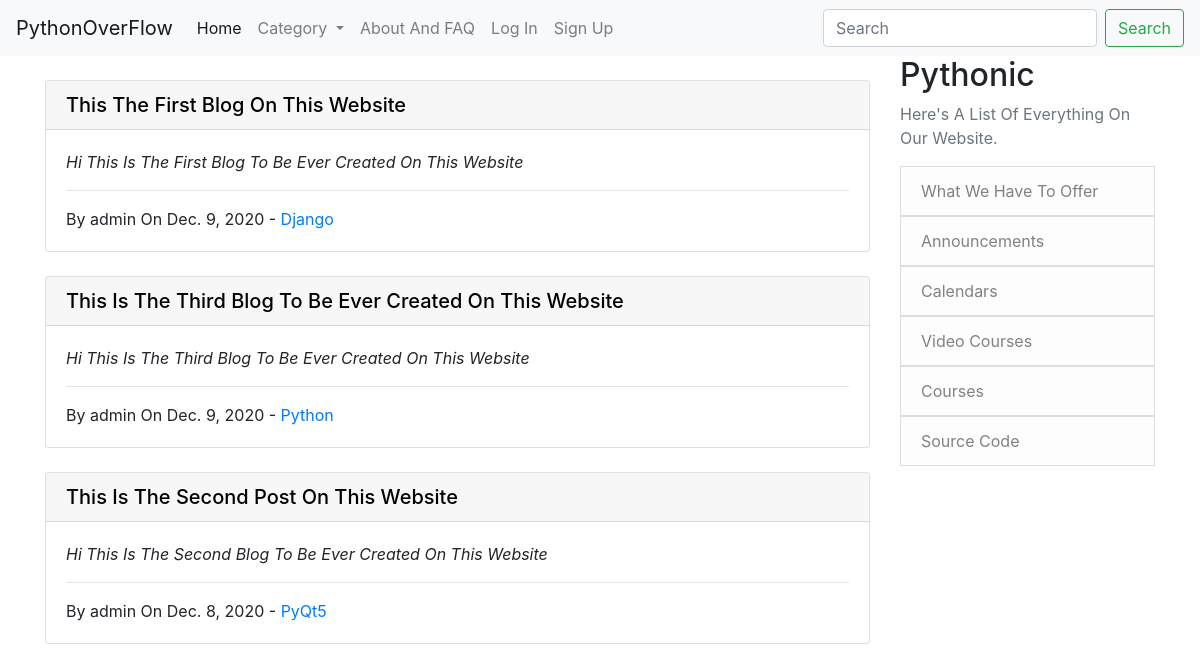
The page / on the database its author committed.
### App/models.py (models this page shows, shortened)
class Post(models.Model):
    title = models.CharField(max_length=120)
    author = models.ForeignKey(User, on_delete=models.CASCADE)
    context = RichTextField(blank=True, null=True)
    date_created = models.DateField(auto_now=True)
    category = models.CharField(max_length=30, default='Python')
    likes = models.ManyToManyField(User, related_name='blog_posts')

### App/views.py (the view)
# urls.py: path('', home_view.as_view(), name='home'),
class home_view(ListView):
    model = Post
    template_name = 'App/home.html'
    ordering = ['-date_created']
    def get_context_data(self, *args, **kwargs):
        cate_menu = Category.objects.all()
        context = super(home_view, self).get_context_data(*args, **kwargs)
        context['cate_menu'] = cate_menu
        return context

### App/models.py (called while the page is built)
    def __str__(self):
        return self.name

### App/templates/App/home.html (shortened to what this page needs)
{% extends "App/base.html" %}
{% block content %}
<br>
{% for post in object_list %}
    <div class="card">
        <a href="{% url 'post_detail' post.pk %}" style="text-decoration: none; color: black">
            <h5 class="card-header">{{ post.title }}</h5>
        </a>
        <div class="card-body">
            <p class="card-text"><i>{{ post.context|slice:":200"|safe }}</i></p>
            <hr>
            <p class="card-text">By {{ post.author }} On {{ post.date_created }} - <a href="{% url 'post_category' post.category %}">{{ post.category }}</a></p>
        </div>
    </div>
    <br>
{% endfor %}
{% endblock %}

### rows shown on the page
Post: title "This The First Blog On This Website", context "Hi This Is The First Blog To Be Ever Created On This Website", author "admin", date_created "Dec. 9, 2020", category "Django"
Post: title "This Is The Third Blog To Be Ever Created On This Website", context "Hi This Is The Third Blog To Be Ever Created On This Website", author "admin", date_created "Dec. 9, 2020", category "Python"
Post: title "This Is The Second Post On This Website", context "Hi This Is The Second Blog To Be Ever Created On This Website", author "admin", date_created "Dec. 8, 2020", category "PyQt5"
